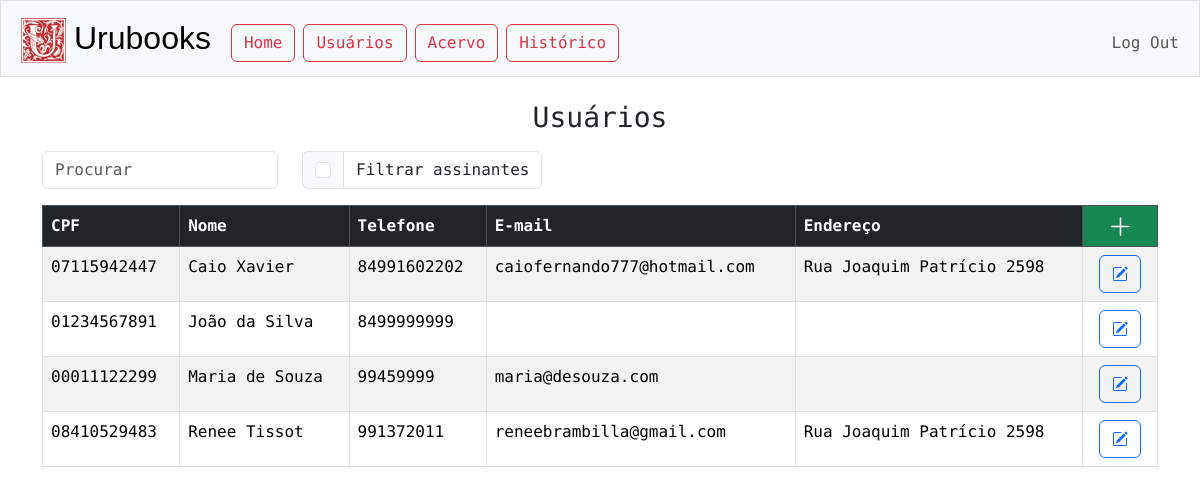
The page /usuarios (signed in) on the database as committed earlier.
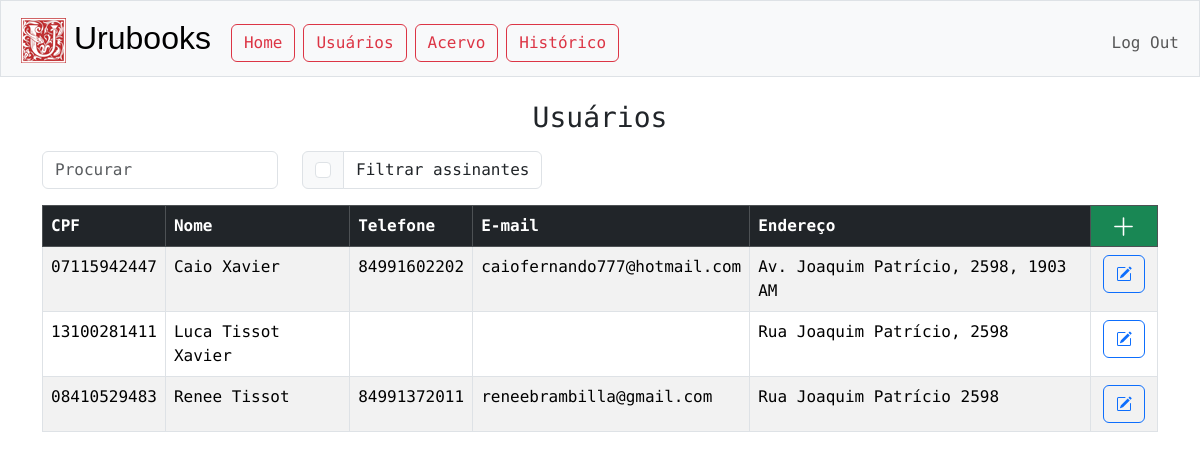
The same page on the database as committed later.
### tables this page shows
CREATE TABLE contatos (
cpf TEXT PRIMARY KEY NOT NULL,
nome TEXT NOT NULL,
telefone TEXT,
email TEXT,
endereço TEXT,
assinante TEXT
);

### app.py (the view)
@app.route("/usuarios")
@login_required
def usuarios():
    CONTATOS_POR_PAGINA = 20
    pagina = request.args.get("pagina", 0)
    offset = CONTATOS_POR_PAGINA * pagina
    usuarios = db.execute("SELECT * FROM contatos ORDER BY nome LIMIT ?, ?", offset, CONTATOS_POR_PAGINA)
    filtro = "off"
    if request.args.get("filtrar-assinantes"):
        usuarios = db.execute("SELECT * FROM contatos WHERE assinante = 'TRUE' ORDER BY nome LIMIT ?, ?", offset, CONTATOS_POR_PAGINA)
        filtro="on"
    page_data = {
    "atual":int(pagina),
    "max":int(len(usuarios)/CONTATOS_POR_PAGINA),
    }
    return render_template("usuarios/index.html", usuarios=usuarios, page_data=page_data, filtro=filtro)

### app.py (called while the page is built)
@app.after_request
def after_request(response):
    response.headers["Cache-Control"] = "no-cache, no-store, must-revalidate"
    response.headers["Expires"] = 0
    response.headers["Pragma"] = "no-cache"
    return response

### helpers.py (called while the page is built)
def login_required(f):
    @wraps(f)
    def decorated_function(*args, **kwargs):
        if session.get("user_id") is None:
            return redirect("/login")
        return f(*args, **kwargs)
    return decorated_function

### templates/usuarios/index.html (shortened to what this page needs)
{% extends "layout.html" %}
{% block main %}
    <h3 id='teste' class='mb-3'>Usuários</h3>
    <div class="row justify-content-left">
        {% set checked = "checked" if filtro == "on" else "" %}
            <div class="col-auto">
                <div class="input-group mb-3">
                    <input id="search" name="search" type="text" class="form-control" placeholder="Procurar" autocomplete="off">
                </div>
            </div>
            <div class="col-auto">
                <div class="input-group mb-3">
                    <div class="input-group-text">
                        <form id="filtrar-assinantes" action="/usuarios" method="get">
                            <input id="assinantes-checkbox" class="form-check-input" name="filtrar-assinantes" type="checkbox" {{ checked }}>
                        </form>
                    </div>
                    <div class="form-control">Filtrar assinantes</div>
                </div>
            </div>
    </div>
    <div class="table-responsive">
        <table class='table table-bordered table-striped' style='text-align:start'>
            <thead class="table-dark">
                <th>CPF</th>
                <th>Nome</th>
                <th>Telefone</th>
                <th class="display-desktop">E-mail</th>
                <th class="display-desktop">Endereço</th>
                <th style="text-align: center; background-color: #198754; padding: 0;">
                        <a type='button' class="btn btn-success" href="usuarios/cadastro" style="width: 100%; height: 100%">
                            <svg xmlns="http://www.w3.org/2000/svg" width="25" height="25" fill="currentColor" class="bi bi-plus-lg" viewBox="0 0 16 16">
                                <path fill-rule="evenodd" d="M8 2a.5.5 0 0 1 .5.5v5h5a.5.5 0 0 1 0 1h-5v5a.5.5 0 0 1-1 0v-5h-5a.5.5 0 0 1 0-1h5v-5A.5.5 0 0 1 8 2"/>
                            </svg>
                        </a>
                    </th>
            </thead>
            <tbody>
            {% if usuarios %}
                {% for usuario in usuarios %}
                <tr>
                    <td>{{ usuario.cpf }}</td>
                    <td>{{ usuario.nome }}</td>
                    <td>{{ usuario.telefone }}</td>
                    <td class="display-desktop">{{ usuario.email }}</td>
                    <td class="display-desktop">{{ usuario.endereço }}</td>
                    <td class="options-cell">
                            <form action="/usuarios/detalhes" method="get">
                                <button title="Detalhes" type='submit' class="btn btn-outline-primary mx-1">
                                </button>
                            </form>
                    </td>
                </tr>
                {% endfor %}
            {% else %}
                <tr>
                    <td colspan="6" style="text-align: center;">Nenhum usuário cadastrado.</td>
                </tr>
            {% endif %}
            </tbody>
        </table>
    </div>
{% endblock %}

Rows that differ between the two databases and show on the page:
removed contatos: cpf "01234567891", nome "João da Silva", telefone "8499999999"
removed contatos: cpf "00011122299", nome "Maria de Souza", telefone "99459999", email "maria@desouza.com"
changed contatos "Caio Xavier": endereço "Rua Joaquim Patrício 2598" → "Av. Joaquim Patrício, 2598, 1903 AM"
added contatos: cpf "13100281411", nome "Luca Tissot Xavier", endereço "Rua Joaquim Patrício, 2598"
changed contatos "Renee Tissot": telefone "991372011" → "84991372011"
